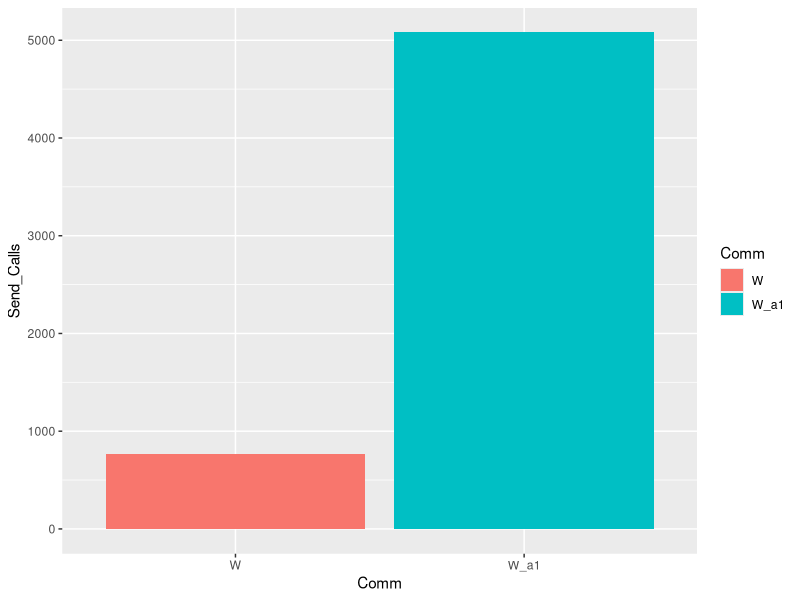

Write R code to recreate this figure. (Note: this script raises an error after producing the figure.)
df<-read.csv("splatt_128procs_med5tns.csv",header=TRUE,skip=5)
library(ggplot2)
p<-ggplot(data=df[df$Send_Calls > 0, ], aes(x=Comm, y=Send_Calls, fill=Comm)) +
  geom_bar(stat="identity")
#g<-ggplot(data=df, aes(x=dose, y=len, fill=supp)) +
#  geom_bar(stat="identity")

df <- df[df$Comm != "NULL", ]

library(tidyverse)
df <- df %>% select(ends_with(c("_Bytes", "Comm")))


str(df)

library(reshape)

library(RColorBrewer)

df2 <- melt(df)
#str(as.matrix(df2[-1,]))
colnames(df2) <- c("Communicator", "Call", "Bytes")
g <- ggplot(df2, aes(x = Communicator, y = Call, fill = Bytes)) +
geom_tile() + theme(axis.text.x = element_text(angle = 90, vjust = 0.5, hjust=1))+ 
  scale_fill_gradient(low = "#ff0000",
                    high = "#ffffff",
                    guide = "colorbar")
print(g)
